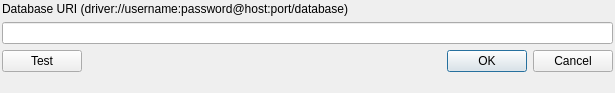
<?xml version="1.0" encoding="UTF-8"?>
<ui version="4.0">
 <class>Dialog</class>
 <widget class="QDialog" name="Dialog">
  <property name="geometry">
   <rect>
    <x>0</x>
    <y>0</y>
    <width>615</width>
    <height>93</height>
   </rect>
  </property>
  <property name="windowTitle">
   <string>База данных</string>
  </property>
  <property name="windowIcon">
   <iconset resource="../widgets/w_widgets.qrc">
    <normaloff>:/icons/fugue/database.png</normaloff>:/icons/fugue/database.png</iconset>
  </property>
  <layout class="QGridLayout" name="gridLayout">
   <property name="margin">
    <number>2</number>
   </property>
   <item row="0" column="0" colspan="2">
    <widget class="QLabel" name="label">
     <property name="sizePolicy">
      <sizepolicy hsizetype="Preferred" vsizetype="Maximum">
       <horstretch>0</horstretch>
       <verstretch>0</verstretch>
      </sizepolicy>
     </property>
     <property name="text">
      <string>Database URI (driver://username:password@host:port/database)</string>
     </property>
    </widget>
   </item>
   <item row="2" column="0">
    <widget class="QPushButton" name="buttonTestConnection">
     <property name="toolTip">
      <string extracomment="Press to test the DB connection"/>
     </property>
     <property name="text">
      <string>Test</string>
     </property>
    </widget>
   </item>
   <item row="2" column="1">
    <widget class="QDialogButtonBox" name="buttonBox">
     <property name="orientation">
      <enum>Qt::Horizontal</enum>
     </property>
     <property name="standardButtons">
      <set>QDialogButtonBox::Cancel|QDialogButtonBox::Ok</set>
     </property>
    </widget>
   </item>
   <item row="1" column="0" colspan="2">
    <widget class="QLineEdit" name="dbUri"/>
   </item>
   <item row="3" column="1">
    <spacer name="verticalSpacer">
     <property name="orientation">
      <enum>Qt::Vertical</enum>
     </property>
     <property name="sizeHint" stdset="0">
      <size>
       <width>0</width>
       <height>0</height>
      </size>
     </property>
    </spacer>
   </item>
  </layout>
 </widget>
 <resources>
  <include location="../widgets/w_widgets.qrc"/>
 </resources>
 <connections>
  <connection>
   <sender>buttonBox</sender>
   <signal>rejected()</signal>
   <receiver>Dialog</receiver>
   <slot>close()</slot>
   <hints>
    <hint type="sourcelabel">
     <x>316</x>
     <y>260</y>
    </hint>
    <hint type="destinationlabel">
     <x>286</x>
     <y>274</y>
    </hint>
   </hints>
  </connection>
 </connections>
</ui>
